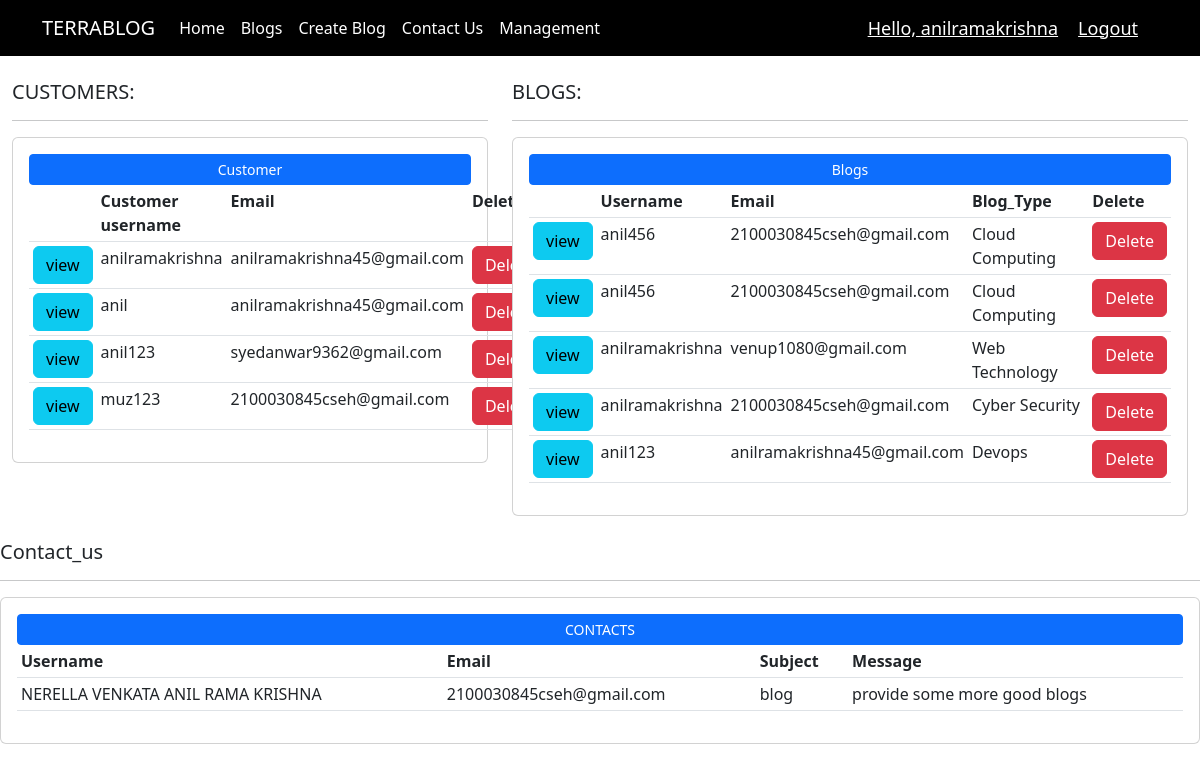
The page /management/ (signed in) on the database its author committed.
### terra/models.py (models this page shows)
class submit_blog(models.Model):
    CATEGORY=(
        ('Data Science','Data Science'),
        ('Cloud Computing','Cloud Computing'),
        ('Web Technology','Web Technology'),
        ('Cyber Security','Cyber Security'),
        ('Devops','Devops'),
        ('Coding','Coding')
    )
    name=models.CharField(max_length=50,null=False)
    email=models.CharField(max_length=50,null=True)
    blog_type=models.CharField(max_length=100,null=False,choices=CATEGORY)
    blog_image =models.ImageField(null=True,blank=True)
    description=models.CharField(max_length=5000,null=True)
    date_created =models.DateTimeField(auto_now_add=True,null=True)

class contact_us(models.Model):
    name=models.CharField(max_length=50,null=False)
    email=models.CharField(max_length=50,null=False)
    subject=models.CharField(max_length=100,null=False)
    message=models.CharField(max_length=500,null=False)

### terra/views.py (the view)
# urls.py: path('management/',views.management,name='management'),
def management(request):
    Customer=User.objects.all()
    blogs=submit_blog.objects.all()
    contact=contact_us.objects.all()
    context={'Customer':Customer,'blogs':blogs,'contact':contact}
    return render(request,'management.html',context)

### terra/templates/management.html (shortened to what this page needs)
{% extends 'main.html' %}
{% load static %}
{% block content %}
{% for group in request.user.groups.all %}
{% if group.name == 'admin' %}
<br>
<div class="row m-0">
    <div class="col-md-5">
        <h5>CUSTOMERS:</h5>
        <hr>
        <div class="card card-body">
            <a class="btn btn-primary  btn-sm btn-block" href="">Customer</a>
            <table class="table table-sm">
                <tr>
                    <th></th>
                    <th>Customer username</th>
                    <th>Email</th>
                    <th>Delete</th>
                </tr>
                {% for i in Customer %}
                <tr>
                    <td><a class="btn btn-info" href="{% url 'viewuser' i.id %}">view</a></td>
                    <td>{{i.username}}</td>
                    <td>{{i.email}}</td>
                    <td><a class="btn btn-danger" href="{% url 'delete' i.id %}">Delete</a></td>
                </tr>
                {% endfor %}
            </table>
        </div>
    </div>
    <div class="col-md-7">
        <h5>BLOGS:</h5>
        <hr>
        <div class="card card-body">
            <a class="btn btn-primary  btn-sm btn-block" href="">Blogs</a>
            <table class="table table-sm">
                <tr>
                    <th></th>
                    <th>Username</th>
                    <th>Email</th>
                    <th>Blog_Type</th>
                    <th>Delete</th>
                </tr>
                {% for i in blogs %}
                <tr>
                    <td><a class="btn btn-info" href="">view</a></td>
                    <td>{{i.name}}</td>
                    <td>{{i.email}}</td>
                    <td>{{i.blog_type}}</td>
                    <td><a class="btn btn-danger" href="{% url 'deleteblog' i.id %}">Delete</a></td>
                </tr>
                {% endfor %}
            </table>
        </div>
    </div>
    {% endif %}
    {% endfor %}
</div>
{% for group in request.user.groups.all %}
{% if group.name == 'admin' %}
<br>
<h5>Contact_us</h5>
<hr>
<div class="card card-body">
    <a class="btn btn-primary  btn-sm btn-block" href="">CONTACTS</a>
    <table class="table table-sm">
        <tr>
            <th>Username</th>
            <th>Email</th>
            <th>Subject</th>
            <th>Message</th>
        </tr>
        {% for i in contact %}
        <tr>
            <td>{{i.name}}</td>
            <td>{{i.email}}</td>
            <td>{{i.subject}}</td>
            <td>{{i.message}}</td>
        </tr>
        {% endfor %}
    </table>
</div>
{% endif %}
{% endfor %}
{% endblock %}

### terra/templates/navbar.html (shortened to what this page needs)
<!DOCTYPE html>
<html lang="en">
<head>
    <link href="https://cdn.jsdelivr.net/npm/bootstrap@5.2.1/dist/css/bootstrap.min.css" rel="stylesheet"
>
</head>
<body>
    <section id="title1">
        <div class="container">
            <nav class="navbar navbar-expand-lg navbar-dark">
                <a class="navbar-brand" href="{% url 'home' %}">TERRABLOG</a>
                <div class="collapse navbar-collapse" id="navbarNavAltMarkup">
                    <div class="navbar-nav">
                        <a class="nav-item nav-link active" href="{% url 'home' %}">Home </a>
                        <a class="nav-item nav-link active" href="{% url 'blog' %}">Blogs</a>
                        <a class="nav-item nav-link active" href="{% url 'submit' %}">Create Blog</a>
                        <a class="nav-item nav-link active" href="{% url 'contact' %}">Contact Us</a>
                        {% for group in request.user.groups.all %}
                        {% if group.name == 'admin' %}
                        <a class="nav-item nav-link active" href="{% url 'management' %}">Management</a>
                        {% endif %}
                        {% endfor %}
                    </div>
                </div>
                {% if request.user.is_authenticated %}
                <span><a class="mess" href="{% url 'viewuser' request.user.id %}">Hello, {{request.user}}</a></span>
                <span><a class="mess" href="{% url 'logout' %}">Logout</a></span>
                {% else %}
                <div class="navbar-text">
                    <a href="{% url 'login' %}"><button class="btn btn-primary" type="button">Login</button></a> &nbsp;
                    <a href="{% url 'register' %}"><button class="btn btn-primary" type="button">Signup</button></a>
                </div>
                {% endif %}
            </nav>
        </div>
    </section>
</body>
</html>

### terra/templates/navbar.html (style rules this page uses)
.mess { color: white; font-size: 18px; margin-right: 20px; }
#title1 { background-color: #000; }

### rows shown on the page
submit_blog: name "anil456", email "2100030845cseh@gmail.com", blog_type "Cloud Computing"
submit_blog: name "anil456", email "2100030845cseh@gmail.com", blog_type "Cloud Computing"
submit_blog: name "anilramakrishna", email "venup1080@gmail.com", blog_type "Web Technology"
submit_blog: name "anilramakrishna", email "2100030845cseh@gmail.com", blog_type "Cyber Security"
submit_blog: name "anil123", email "anilramakrishna45@gmail.com", blog_type "Devops"
contact_us: name "NERELLA VENKATA ANIL RAMA KRISHNA", email "2100030845cseh@gmail.com", subject "blog", message "provide some more good blogs"

### other values the page prints
{{ request.user }} "anilramakrishna"
{{ i.username }} "anilramakrishna"
{{ i.email }} "anilramakrishna45@gmail.com"
{{ i.username }} "anil"
{{ i.username }} "anil123"
{{ i.email }} "syedanwar9362@gmail.com"
{{ i.username }} "muz123"
{{ i.email }} "2100030845cseh@gmail.com"
